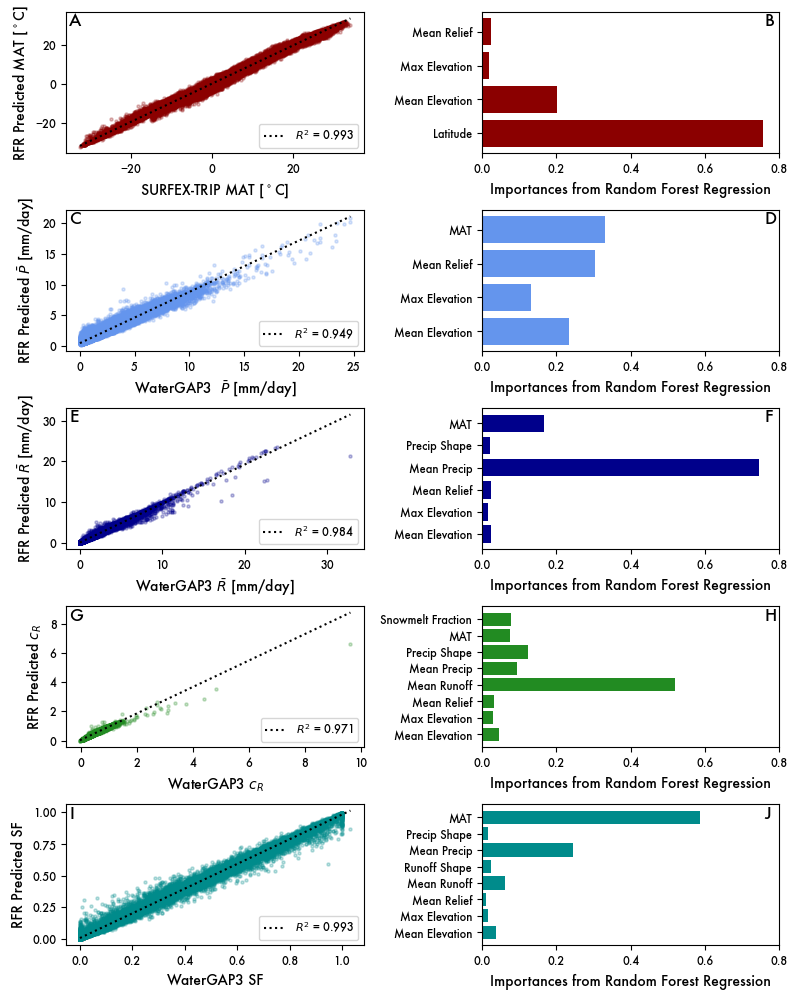

Write Python code to recreate this figure.
#!/usr/bin/env python3
# -*- coding: utf-8 -*-
"""
Created on Tue Apr 18 08:38:11 2023

@author: aforte
"""

import pandas as pd
import numpy as np
import matplotlib.pyplot as plt
from scipy.stats import linregress
from sklearn.ensemble import RandomForestRegressor
import warnings

# Filter warnings
warnings.filterwarnings('ignore',message='Singular matrix in solving dual problem')

# Define location of data
# master_location='/Volumes/Choruh/Data/snowmelt_project/'
master_location='/Users/aforte/Documents/Python/snowmelt/'

## Load global
df=pd.read_csv(master_location+'wrr2_derived_data_v4.csv')
df=df.drop(index=df.index[np.isnan(df['mean_z'])])
df=df.reset_index(drop=True)

# Calc percents
perc_base=df['qsb']/df['mean_runoff']

# Calculate indices
grlf=df['max_z']-df['min_z']

# Set cutoffs
percb_cutoff=0.25

# Index dataset and drop
rem_idx=(grlf<=500) | (df['mean_z']<=250) | (perc_base>percb_cutoff) | (df['mean_rlf']<250)
df_s=df.drop(df.index[rem_idx])
df_s=df_s.reset_index(drop=True)
perc_snow=df_s['qsm']/df_s['mean_runoff']

# Extract values of interest
lt=df_s['latitude'].to_numpy()
mz=df_s['max_z'].to_numpy()
mnz=df_s['mean_z'].to_numpy()
mrl=df_s['mean_rlf25'].to_numpy()
cr=df_s['r_c1'].to_numpy()
mr=df_s['mean_runoff'].to_numpy()
cp=df_s['p_c'].to_numpy()
mp=df_s['mean_precip'].to_numpy()
ps=perc_snow.to_numpy()
et=df_s['et_mean'].to_numpy()
pet=df_s['pet_mean'].to_numpy()
mt=df_s['mat'].to_numpy()

dfc=pd.DataFrame(data={'Latitude':lt,
                       'Mean Z':mnz,
                       'Max Z':mz,
                       'Mean Rlf':mrl,
                       'Mean Runoff':mr,
                       'Mean Precip':mp,
                       'Precip Variability':cp,
                       'Runoff Variability':cr,
                       'ET':et,
                       'PET':pet,
                       'MAT':mt,
                       '% Snow':ps})

# Set length of records
l=len(mr)

# Random forest regression
X1=np.concatenate((mnz.reshape(l,1),mz.reshape(l,1),mrl.reshape(l,1),mt.reshape(l,1)),axis=1)
F1=['Mean Elevation', 'Max Elevation', 'Mean Relief','MAT']
X2=np.concatenate((mnz.reshape(l,1),mz.reshape(l,1),mrl.reshape(l,1),mp.reshape(l,1),cp.reshape(l,1),mt.reshape(l,1)),axis=1)
F2=['Mean Elevation', 'Max Elevation', 'Mean Relief','Mean Precip','Precip Shape','MAT']
X3=np.concatenate((mnz.reshape(l,1),mz.reshape(l,1),mrl.reshape(l,1),mr.reshape(l,1),mp.reshape(l,1),cp.reshape(l,1),mt.reshape(l,1),ps.reshape(l,1)),axis=1)
F3=['Mean Elevation', 'Max Elevation', 'Mean Relief','Mean Runoff','Mean Precip','Precip Shape','MAT','Snowmelt Fraction']
X4=np.concatenate((mnz.reshape(l,1),mz.reshape(l,1),mrl.reshape(l,1),mr.reshape(l,1),cr.reshape(l,1),mp.reshape(l,1),cp.reshape(l,1),mt.reshape(l,1)),axis=1)
F4=['Mean Elevation', 'Max Elevation', 'Mean Relief','Mean Runoff','Runoff Shape','Mean Precip','Precip Shape','MAT']
X5=np.concatenate((lt.reshape(l,1),mnz.reshape(l,1),mz.reshape(l,1),mrl.reshape(l,1)),axis=1)
F5=['Latitude','Mean Elevation', 'Max Elevation', 'Mean Relief']


regr1=RandomForestRegressor(random_state=0)
regr1.fit(X1,mp)
yr1=regr1.predict(X1)
rr1=regr1.score(X1,mp)

regr2=RandomForestRegressor(random_state=0)
regr2.fit(X2,mr)
yr2=regr2.predict(X2)
rr2=regr2.score(X2,mr)

regr3=RandomForestRegressor(random_state=0)
regr3.fit(X3,cr)
yr3=regr3.predict(X3)
rr3=regr3.score(X3,cr)

regr4=RandomForestRegressor(random_state=0)
regr4.fit(X4,ps)
yr4=regr4.predict(X4)
rr4=regr4.score(X4,ps)

regr5=RandomForestRegressor(random_state=0)
regr5.fit(X5,mt)
yr5=regr5.predict(X5)
rr5=regr5.score(X5,mt)


SMALL_SIZE = 8
MEDIUM_SIZE = 10
BIGGER_SIZE = 12
plt.rc('font', size=SMALL_SIZE,family='Futura')          # controls default text sizes
plt.rc('axes', titlesize=MEDIUM_SIZE)     # fontsize of the axes title
plt.rc('axes', labelsize=MEDIUM_SIZE)    # fontsize of the x and y labels
plt.rc('xtick', labelsize=SMALL_SIZE)    # fontsize of the tick labels
plt.rc('ytick', labelsize=SMALL_SIZE)    # fontsize of the tick labels
plt.rc('legend', fontsize=SMALL_SIZE)    # legend fontsize
plt.rc('figure', titlesize=BIGGER_SIZE)  # fontsize of the figure title

f1=plt.figure(1,figsize=(8,10))
f1.set_dpi(350)

ax1=plt.subplot(5,2,1)
ax1.scatter(mt,yr5,c='darkred',s=5,alpha=0.25)
[slp,intc,rv,_,_]=linregress(mt,yr5)
x=np.linspace(np.min(mt),np.max(mt))
plt.plot(x,slp*x+intc,c='k',linestyle=':',label=r'$R^{2}$ = '+str(np.round(rv**2,3)))
plt.legend(loc='lower right')
ax1.set_xlabel('SURFEX-TRIP MAT [$^\circ$C]')
ax1.set_ylabel('RFR Predicted MAT [$^\circ$C]')
ax1.text(0.01, 0.99, 'A',
        horizontalalignment='left',
        verticalalignment='top',
        transform=ax1.transAxes,
        fontsize=12,fontweight='extra bold')

ax2=plt.subplot(5,2,2)
ax2.barh(F5,regr5.feature_importances_,color='darkred')
ax2.set_xlabel('Importances from Random Forest Regression')
ax2.set_xlim((0,0.8))
ax2.text(0.95, 0.99, 'B',
        horizontalalignment='left',
        verticalalignment='top',
        transform=ax2.transAxes,
        fontsize=12,fontweight='extra bold')

ax3=plt.subplot(5,2,3)
ax3.scatter(mp,yr1,c='cornflowerblue',s=5,alpha=0.25)
[slp,intc,rv,_,_]=linregress(mp,yr1)
x=np.linspace(np.min(mp),np.max(mp))
plt.plot(x,slp*x+intc,c='k',linestyle=':',label=r'$R^{2}$ = '+str(np.round(rv**2,3)))
plt.legend(loc='lower right')
ax3.set_xlabel(r'WaterGAP3  $\bar{P}$ [mm/day]')
ax3.set_ylabel(r'RFR Predicted $\bar{P}$ [mm/day]')
ax3.text(0.01, 0.99, 'C',
        horizontalalignment='left',
        verticalalignment='top',
        transform=ax3.transAxes,
        fontsize=12,fontweight='extra bold')

ax4=plt.subplot(5,2,4)
ax4.barh(F1,regr1.feature_importances_,color='cornflowerblue')
ax4.set_xlabel('Importances from Random Forest Regression')
ax4.set_xlim((0,0.8))
ax4.text(0.95, 0.99, 'D',
        horizontalalignment='left',
        verticalalignment='top',
        transform=ax4.transAxes,
        fontsize=12,fontweight='extra bold')

ax5=plt.subplot(5,2,5)
ax5.scatter(mr,yr2,c='darkblue',s=5,alpha=0.25)
[slp,intc,rv,_,_]=linregress(mr,yr2)
x=np.linspace(np.min(mr),np.max(mr))
plt.plot(x,slp*x+intc,c='k',linestyle=':',label=r'$R^{2}$ = '+str(np.round(rv**2,3)))
plt.legend(loc='lower right')
ax5.set_xlabel(r'WaterGAP3 $\bar{R}$ [mm/day]')
ax5.set_ylabel(r'RFR Predicted $\bar{R}$ [mm/day]')
ax5.text(0.01, 0.99, 'E',
        horizontalalignment='left',
        verticalalignment='top',
        transform=ax5.transAxes,
        fontsize=12,fontweight='extra bold')

ax6=plt.subplot(5,2,6)
ax6.barh(F2,regr2.feature_importances_,color='darkblue')
ax6.set_xlabel('Importances from Random Forest Regression')
ax6.set_xlim((0,0.8))
ax6.text(0.95, 0.99, 'F',
        horizontalalignment='left',
        verticalalignment='top',
        transform=ax6.transAxes,
        fontsize=12,fontweight='extra bold')

ax7=plt.subplot(5,2,7)
ax7.scatter(cr,yr3,c='forestgreen',s=5,alpha=0.25)
[slp,intc,rv,_,_]=linregress(cr,yr3)
x=np.linspace(np.min(cr),np.max(cr))
plt.plot(x,slp*x+intc,c='k',linestyle=':',label=r'$R^{2}$ = '+str(np.round(rv**2,3)))
plt.legend(loc='lower right')
ax7.set_xlabel(r'WaterGAP3 $c_{R}$')
ax7.set_ylabel(r'RFR Predicted $c_{R}$')
ax7.text(0.01, 0.99, 'G',
        horizontalalignment='left',
        verticalalignment='top',
        transform=ax7.transAxes,
        fontsize=12,fontweight='extra bold')

ax8=plt.subplot(5,2,8)
ax8.barh(F3,regr3.feature_importances_,color='forestgreen')
ax8.set_xlabel('Importances from Random Forest Regression')
ax8.set_xlim((0,0.8))
ax8.text(0.95, 0.99, 'H',
        horizontalalignment='left',
        verticalalignment='top',
        transform=ax8.transAxes,
        fontsize=12,fontweight='extra bold')

ax9=plt.subplot(5,2,9)
ax9.scatter(ps,yr4,c='darkcyan',s=5,alpha=0.25)
[slp,intc,rv,_,_]=linregress(ps,yr4)
x=np.linspace(np.min(ps),np.max(ps))
plt.plot(x,slp*x+intc,c='k',linestyle=':',label=r'$R^{2}$ = '+str(np.round(rv**2,3)))
plt.legend(loc='lower right')
ax9.set_xlabel('WaterGAP3 SF')
ax9.set_ylabel('RFR Predicted SF')
ax9.text(0.01, 0.99, 'I',
        horizontalalignment='left',
        verticalalignment='top',
        transform=ax9.transAxes,
        fontsize=12,fontweight='extra bold')

ax10=plt.subplot(5,2,10)
ax10.barh(F4,regr4.feature_importances_,color='darkcyan')
ax10.set_xlabel('Importances from Random Forest Regression')
ax10.set_xlim((0,0.8))
ax10.text(0.95, 0.99, 'J',
        horizontalalignment='left',
        verticalalignment='top',
        transform=ax10.transAxes,
        fontsize=12,fontweight='extra bold')

plt.tight_layout()
plt.rcdefaults()
f1.savefig('P1_figure6.png',dpi='figure')
f1.savefig('P1_figure6.pdf',dpi='figure')      
